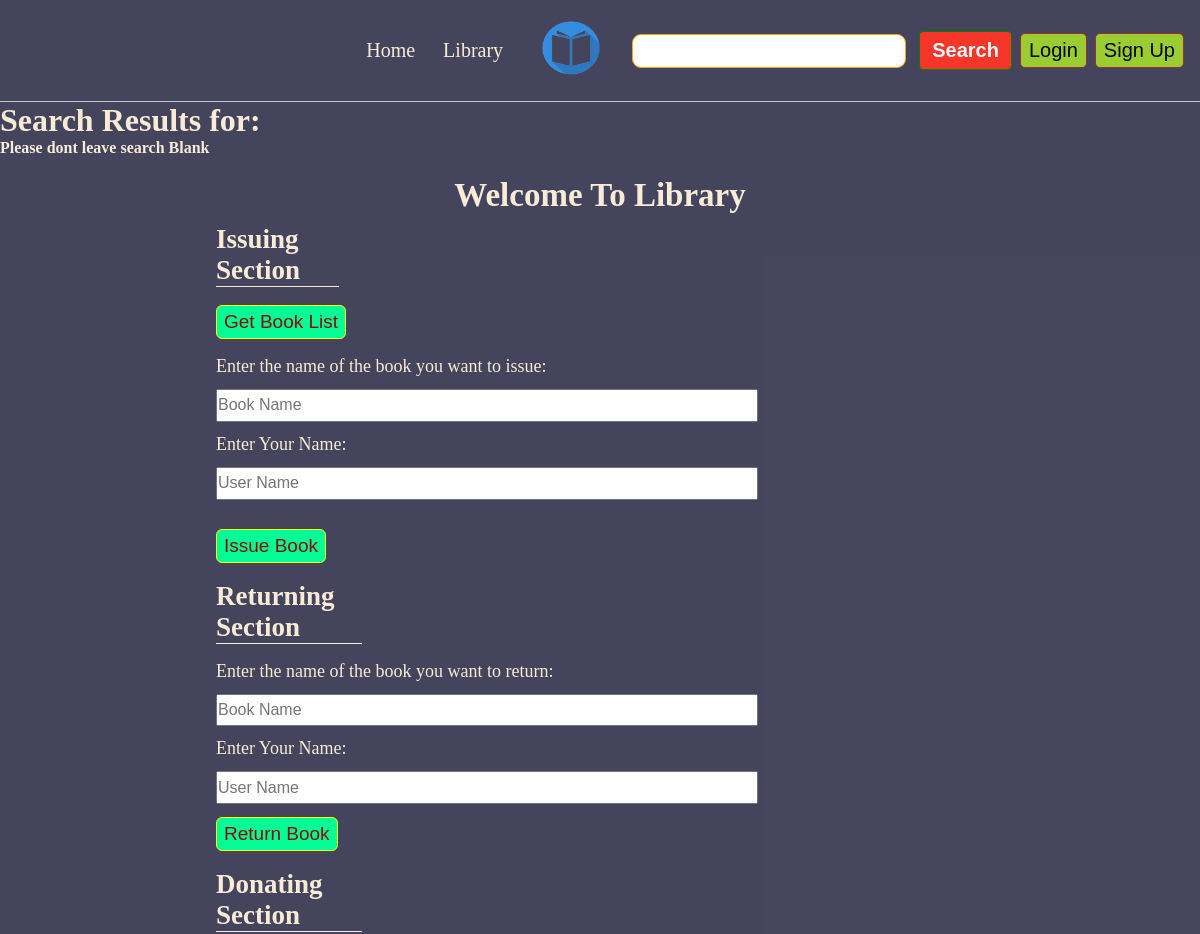
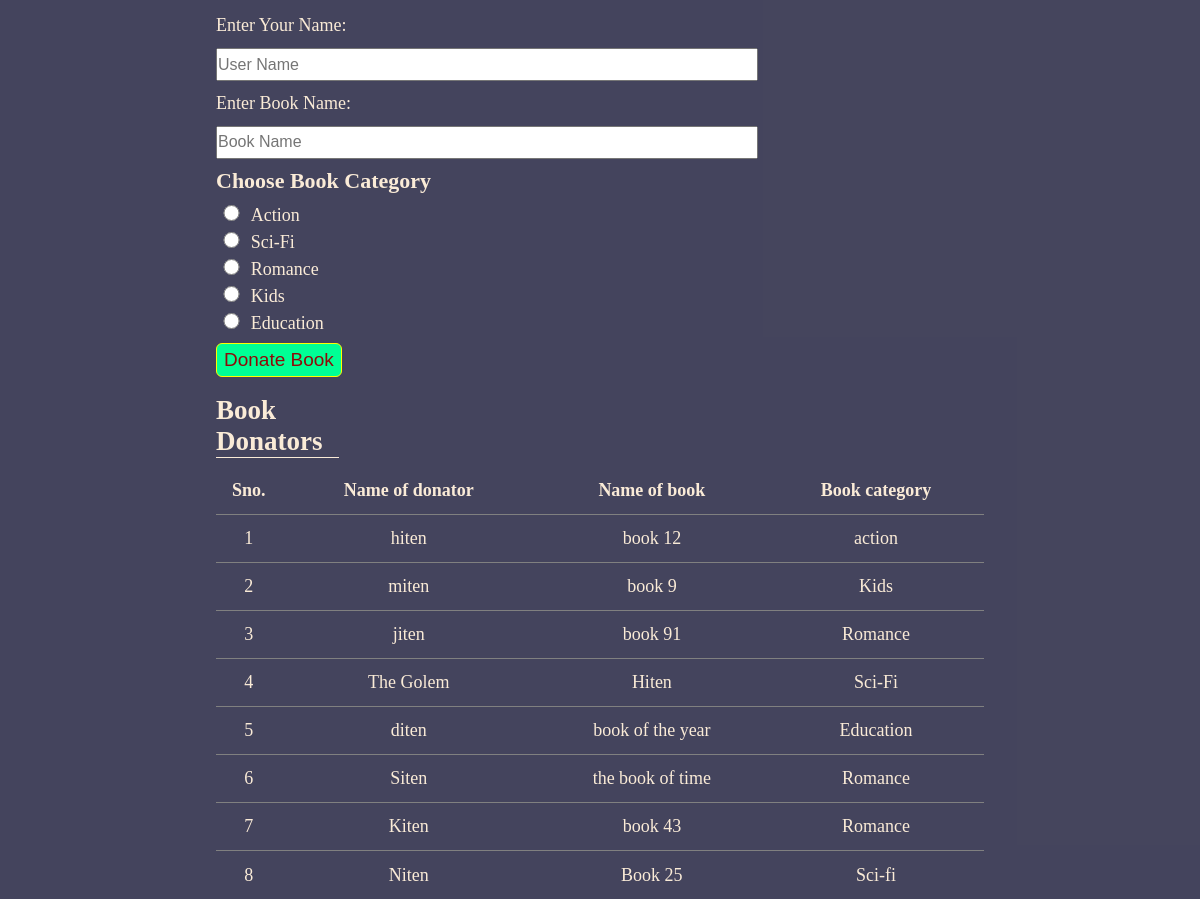
The page /library/search on the database its author committed (2 pictures, top to bottom).
### lib/models.py (models this page shows, shortened)
class Donators(models.Model):
    don_id=models.AutoField(primary_key=True)
    don_user_name=models.CharField(max_length=30)
    don_book_name=models.CharField(max_length=300)
    don_book_cat=models.CharField(max_length=30)
    don_ts=models.DateField(default=now)

### lib/views.py (the view)
# urls.py: path('search',views.search,name='search'),
def search(request):
    query=request.GET.get('query','')
    if len(query)>58:
        posts=[]
    posts=Donators.objects.filter(don_user_name__icontains=query)
    posts1=Donators.objects.filter(don_book_name__icontains=query)
    posts2=Donators.objects.filter(don_book_cat__icontains=query)
    posts=posts.union(posts1,posts2)
    params={'posts':posts,'query':query}
    return render(request,'lib/search.html',params)

### lib/templates/lib/search.html (shortened to what this page needs)
<!DOCTYPE html>
<html lang="en">
{% load static %}
<head>
    <link rel="stylesheet" href="{% static 'lib/style.css' %}">
</head>
<body>
    <nav class="navbar">
        <ul class="ul">
            <li class="list"><a href="/">Home</a> </li>
            <li class="list"><a href="">Library</a> </li>
            <li class="list"><a href=""><img height="60px" width="80px" src="/static/lib/logo.png" alt=""></a></li>
            <li class="list"><a href="/library/about">About Us</a> </li>
            <li class="list"><a href="/library/contact">Contact Us</a> </li>
            <div class="search">
                <form action="/library" method="GET">
                    <input type="text">
                    <button class="search-btn"><h4>Search</h4></button>
                </form>
                {% if user.is_authenticated %}
                <h4 style="color: antiquewhite; padding: 0px 4px;">Welcome {{request.user}}</h4>
                <a href="logout" id="logout" class="login">Logout</a>
                {% else %}
                <button id="login" class="login">Login</button>
                <button id="signin" class="login">Sign Up</button>
                {% endif %}
            </div>
        </ul>
    </nav>
    <div class="cont">
        <h1 style="color:antiquewhite">Search Results for: <b>{{query}}</b></h1>
        {% if query == '' %}
        <h4 style="color: antiquewhite;">Please dont leave search Blank</h4>
        {% endif %}
        <div class="main">
            <h1>Welcome To Library</h1>
            <div class="issue-book">
                <h3>Issuing Section</h3>
                <button class="book_list-btn">Get Book List</button>
                <div>
                    <div style="display: flex; flex-direction: column;">
                        <label for="book_name">Enter the name of the book you want to issue: </label>
                        <input placeholder="Book Name" type="text" id="book_name" required>
                    </div>
                    <div style="display: flex; flex-direction: column;">
                        <label for="user_name">Enter Your Name: </label>
                        <input placeholder="User Name" type="text" id="user_name" required>
                    </div>
                    <ol id="book_list"></ol>
                </div>
                <button class="issue_book-btn">Issue Book</button>
            </div>
            <div class="return-book">
                <h3>Returning Section</h3>
                <div>
                    <div style="display: flex; flex-direction: column;">
                        <label for="book_name1">Enter the name of the book you want to return: </label>
                        <input placeholder="Book Name" type="text" id="book_name1" required>
                    </div>
                    <div style="display: flex; flex-direction: column;">
                        <label for="user_name1">Enter Your Name: </label>
                        <input placeholder="User Name" type="text" id="user_name1" required>
                    </div>
                </div>
                <button class="return_book-btn">Return Book</button>
            </div>
            <div class="donate-book">
                <h3>Donating Section</h3>
                <div>
                    <form action="" method="POST">{% csrf_token %}
                        <div style="display: flex; flex-direction: column;">
                            <label for="user_name2">Enter Your Name: </label>
                            <input placeholder="User Name" type="text" id="user_name2" required>
                        </div>
                        <div style="display: flex; flex-direction: column;">
                            <label for="user_name2">Enter Book Name: </label>
                            <input placeholder="Book Name" type="text" id="book_name2" required>
                        </div>
                        <div class="book_cats">
                            <h4>Choose Book Category</h4>
                            <div style="display: flex; flex-direction: column;">
                                <div>
                                    <input type="radio" name="book_cat" id="cat1">
                                    <label for="cat1">Action</label>
                                </div>
                                <div>
                                    <input type="radio" name="book_cat" id="cat2">
                                    <label for="cat2">Sci-Fi</label>
                                </div>
                                <div>
                                    <input type="radio" name="book_cat" id="cat3">
                                    <label for="cat3">Romance</label>
                                </div>
                                <div>
                                    <input type="radio" name="book_cat" id="cat4">
                                    <label for="cat4">Kids</label>
                                </div>
                                <div>
                                    <input type="radio" name="book_cat" id="cat5">
                                    <label for="cat5">Education</label>
                                </div>
                            </div>
                        </div>
                        <button type="submit" class="donate_book-btn">Donate Book</button>
                    </form>
                </div>
            </div>
            <div class="donor_list">
                <h3>Book Donators</h3>
                <table border=1 frame=void rules=rows>
                    <thead>
                        <tr>
                            <th>Sno.</th>
                            <th>Name of donator</th>
                            <th>Name of book</th>
                            <th>Book category</th>
                        </tr>
                    </thead>
                    <tbody id="tbody">
                        {% for i in posts %}
                        <tr>
                            <td>{{i.don_id}}</td>
                            <td>{{i.don_user_name}}</td>
                            <td>{{i.don_book_name}}</td>
                            <td>{{i.don_book_cat}}</td>
                        </tr>
                        {% endfor %}
                    </tbody>
                </table>
            </div>
        </div>
    </div>
</body>
{% load static %}
</html>

### rows shown on the page
Donators: don_id "1", don_user_name "hiten", don_book_name "book 12", don_book_cat "action"
Donators: don_id "2", don_user_name "miten", don_book_name "book 9", don_book_cat "Kids"
Donators: don_id "3", don_user_name "jiten", don_book_name "book 91", don_book_cat "Romance"
Donators: don_id "4", don_user_name "The Golem", don_book_name "Hiten", don_book_cat "Sci-Fi"
Donators: don_id "5", don_user_name "diten", don_book_name "book of the year", don_book_cat "Education"
Donators: don_id "6", don_user_name "Siten", don_book_name "the book of time", don_book_cat "Romance"
Donators: don_id "7", don_user_name "Kiten", don_book_name "book 43", don_book_cat "Romance"
Donators: don_id "8", don_user_name "Niten", don_book_name "Book 25", don_book_cat "Sci-fi"
